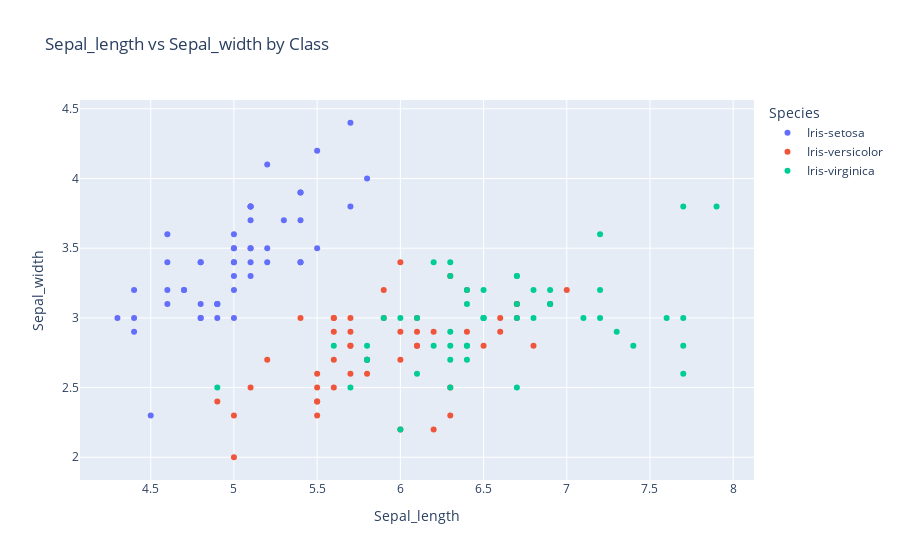

Notebook cell for this chart:
### Code cell
# Create a scatter plot
import plotly.express as px

fig = px.scatter(data, x="Sepal_length", y="Sepal_width", color="Species", title='Sepal_length vs Sepal_width by Class')
fig.show()

### Figure 1 — Plotly figure (JSON) as saved in the notebook; plotly's stock layout.template omitted (floating-point values rounded to 4 significant figures)
{"data": [{"hovertemplate": "Species=Iris-setosa<br>Sepal_length=%{x}<br>Sepal_width=%{y}<extra></extra>", "legendgroup": "Iris-setosa", "marker": {"color": "#636efa", "symbol": "circle"}, "mode": "markers", "name": "Iris-setosa", "orientation": "v", "showlegend": true, "type": "scatter", "x": [5.1, 4.9, 4.7, 4.6, 5, 5.4, 4.6, 5, 4.4, 4.9, 5.4, 4.8, 4.8, 4.3, 5.8, 5.7, 5.4, 5.1, 5.7, 5.1, 5.4, 5.1, 4.6, 5.1, 4.8, 5, 5, 5.2, 5.2, 4.7, 4.8, 5.4, 5.2, 5.5, 4.9, 5, 5.5, 4.9, 4.4, 5.1, 5, 4.5, 4.4, 5, 5.1, 4.8, 5.1, 4.6, 5.3, 5], "xaxis": "x", "y": [3.5, 3, 3.2, 3.1, 3.6, 3.9, 3.4, 3.4, 2.9, 3.1, 3.7, 3.4, 3, 3, 4, 4.4, 3.9, 3.5, 3.8, 3.8, 3.4, 3.7, 3.6, 3.3, 3.4, 3, 3.4, 3.5, 3.4, 3.2, 3.1, 3.4, 4.1, 4.2, 3.1, 3.2, 3.5, 3.1, 3, 3.4, 3.5, 2.3, 3.2, 3.5, 3.8, 3, 3.8, 3.2, 3.7, 3.3], "yaxis": "y"}, {"hovertemplate": "Species=Iris-versicolor<br>Sepal_length=%{x}<br>Sepal_width=%{y}<extra></extra>", "legendgroup": "Iris-versicolor", "marker": {"color": "#EF553B", "symbol": "circle"}, "mode": "markers", "name": "Iris-versicolor", "orientation": "v", "showlegend": true, "type": "scatter", "x": [7, 6.4, 6.9, 5.5, 6.5, 5.7, 6.3, 4.9, 6.6, 5.2, 5, 5.9, 6, 6.1, 5.6, 6.7, 5.6, 5.8, 6.2, 5.6, 5.9, 6.1, 6.3, 6.1, 6.4, 6.6, 6.8, 6.7, 6, 5.7, 5.5, 5.5, 5.8, 6, 5.4, 6, 6.7, 6.3, 5.6, 5.5, 5.5, 6.1, 5.8, 5, 5.6, 5.7, 5.7, 6.2, 5.1, 5.7], "xaxis": "x", "y": [3.2, 3.2, 3.1, 2.3, 2.8, 2.8, 3.3, 2.4, 2.9, 2.7, 2, 3, 2.2, 2.9, 2.9, 3.1, 3, 2.7, 2.2, 2.5, 3.2, 2.8, 2.5, 2.8, 2.9, 3, 2.8, 3, 2.9, 2.6, 2.4, 2.4, 2.7, 2.7, 3, 3.4, 3.1, 2.3, 3, 2.5, 2.6, 3, 2.6, 2.3, 2.7, 3, 2.9, 2.9, 2.5, 2.8], "yaxis": "y"}, {"hovertemplate": "Species=Iris-virginica<br>Sepal_length=%{x}<br>Sepal_width=%{y}<extra></extra>", "legendgroup": "Iris-virginica", "marker": {"color": "#00cc96", "symbol": "circle"}, "mode": "markers", "name": "Iris-virginica", "orientation": "v", "showlegend": true, "type": "scatter", "x": [6.3, 5.8, 7.1, 6.3, 6.5, 7.6, 4.9, 7.3, 6.7, 7.2, 6.5, 6.4, 6.8, 5.7, 5.8, 6.4, 6.5, 7.7, 7.7, 6, 6.9, 5.6, 7.7, 6.3, 6.7, 7.2, 6.2, 6.1, 6.4, 7.2, 7.4, 7.9, 6.4, 6.3, 6.1, 7.7, 6.3, 6.4, 6, 6.9, 6.7, 6.9, 5.8, 6.8, 6.7, 6.7, 6.3, 6.5, 6.2, 5.9], "xaxis": "x", "y": [3.3, 2.7, 3, 2.9, 3, 3, 2.5, 2.9, 2.5, 3.6, 3.2, 2.7, 3, 2.5, 2.8, 3.2, 3, 3.8, 2.6, 2.2, 3.2, 2.8, 2.8, 2.7, 3.3, 3.2, 2.8, 3, 2.8, 3, 2.8, 3.8, 2.8, 2.8, 2.6, 3, 3.4, 3.1, 3, 3.1, 3.1, 3.1, 2.7, 3.2, 3.3, 3, 2.5, 3, 3.4, 3], "yaxis": "y"}], "layout": {"autosize": true, "legend": {"title": {"text": "Species"}, "tracegroupgap": 0}, "title": {"text": "Sepal_length vs Sepal_width by Class"}, "xaxis": {"anchor": "y", "autorange": true, "domain": [0, 1], "range": [4.08, 8.12], "title": {"text": "Sepal_length"}, "type": "linear"}, "yaxis": {"anchor": "x", "autorange": true, "domain": [0, 1], "range": [1.802, 4.598], "title": {"text": "Sepal_width"}, "type": "linear"}}}
